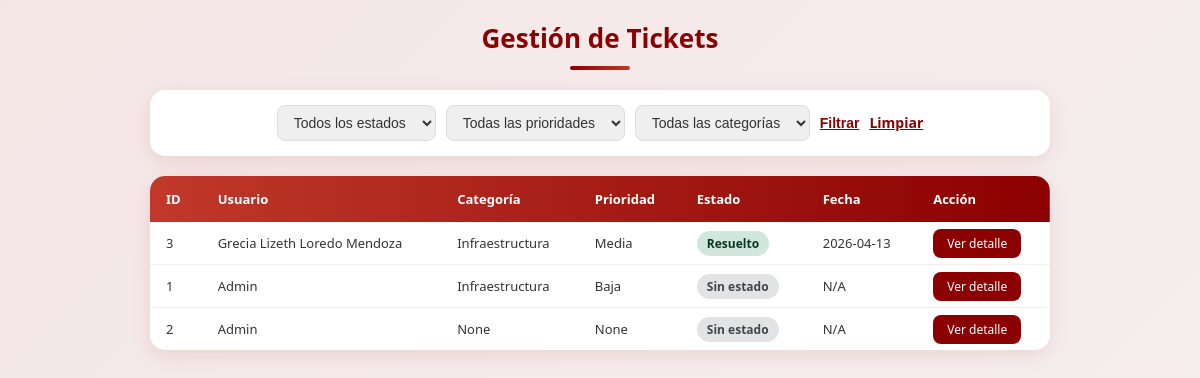
Page /gestion_tickets (signed in) on the committed database.
### tables this page shows
CREATE TABLE ticket (
        id_ticket INTEGER PRIMARY KEY AUTOINCREMENT,
        titulo TEXT NOT NULL,
        descripcion TEXT,
        fecha_creacion TEXT,
        id_usuario INTEGER,
        id_categoria INTEGER,
        id_prioridad INTEGER,
        id_estado INTEGER,
        id_departamento INTEGER,
        ruta_imagen TEXT, comentario_admin TEXT,
        FOREIGN KEY (id_usuario) REFERENCES usuario(id_usuario),
        FOREIGN KEY (id_categoria) REFERENCES categoria(id_categoria),
        FOREIGN KEY (id_prioridad) REFERENCES prioridad(id_prioridad),
        FOREIGN KEY (id_estado) REFERENCES estado(id_estado),
        FOREIGN KEY (id_departamento) REFERENCES departamento(id_departamento)
    );

CREATE TABLE usuario (
        id_usuario INTEGER PRIMARY KEY AUTOINCREMENT,
        nombre TEXT NOT NULL,
        correo TEXT UNIQUE NOT NULL,
        contraseña TEXT NOT NULL,
        id_rol INTEGER,
        FOREIGN KEY (id_rol) REFERENCES rol(id_rol)
    );

CREATE TABLE categoria (
        id_categoria INTEGER PRIMARY KEY AUTOINCREMENT,
        nombre_categoria TEXT NOT NULL
    );

CREATE TABLE prioridad (
        id_prioridad INTEGER PRIMARY KEY AUTOINCREMENT,
        nombre_prioridad TEXT NOT NULL
    );

CREATE TABLE estado (
        id_estado INTEGER PRIMARY KEY AUTOINCREMENT,
        nombre_estado TEXT NOT NULL
    );

### app.py (the view)
@app.route('/gestion_tickets')
def gestion_tickets():
    if 'user_id' not in session:
        return redirect(url_for('login_page'))
    db_instance = Database(db_path)
    tickets = db_instance.obtener_todos_tickets()
    filtro_estado    = request.args.get('estado', '')
    filtro_prioridad = request.args.get('prioridad', '')
    filtro_categoria = request.args.get('categoria', '')
    if filtro_estado:
        tickets = [t for t in tickets if t[4] == filtro_estado]
    if filtro_prioridad:
        tickets = [t for t in tickets if t[3] == filtro_prioridad]
    if filtro_categoria:
        tickets = [t for t in tickets if t[2] == filtro_categoria]
    categorias  = db_instance.obtener_categorias()
    prioridades = db_instance.obtener_prioridades()
    return render_template('gestion_tickets.html',
                           tickets=tickets,
                           categorias=categorias,
                           prioridades=prioridades,
                           filtro_estado=filtro_estado,
                           filtro_prioridad=filtro_prioridad,
                           filtro_categoria=filtro_categoria)

### api_01.py (called while the page is built)
    def connect(self):
        try:
            self.conn = sqlite3.connect(self.db_file)
            print("Conexión a la base de datos establecida.")
        except Error as e:
            print(f"Error al conectar a la base de datos: {e}")

    def disconnect(self):
        if self.conn:
            self.conn.close()
            print("Conexión a la base de datos cerrada.")

    def obtener_todos_tickets(self):
        self.connect()
        cursor = self.conn.cursor()
        cursor.execute("""
            SELECT t.id_ticket, u.nombre, c.nombre_categoria,
                   p.nombre_prioridad, e.nombre_estado, t.fecha_creacion
            FROM ticket t
            LEFT JOIN usuario u ON t.id_usuario = u.id_usuario
            LEFT JOIN categoria c ON t.id_categoria = c.id_categoria
            LEFT JOIN prioridad p ON t.id_prioridad = p.id_prioridad
            LEFT JOIN estado e ON t.id_estado = e.id_estado
            ORDER BY t.fecha_creacion DESC
        """)
        tickets = cursor.fetchall()
        self.disconnect()
        return tickets

    def obtener_categorias(self):
        self.connect()
        cursor = self.conn.cursor()
        cursor.execute("SELECT id_categoria, nombre_categoria FROM categoria")
        categorias = cursor.fetchall()
        self.disconnect()
        return categorias

    def obtener_prioridades(self):
        self.connect()
        cursor = self.conn.cursor()
        cursor.execute("SELECT id_prioridad, nombre_prioridad FROM prioridad")
        prioridades = cursor.fetchall()
        self.disconnect()
        return prioridades

### templates/gestion_tickets.html (shortened to what this page needs)
{% extends "index.html" %}
{% block content %}
<link rel="stylesheet" href="{{ url_for('static', filename='gestion_tickets.css') }}">
<div class="gestion-container">
    <div class="gestion-header">
        <h1>Gestión de Tickets</h1>
        <div class="divider"></div>
    </div>
    <form method="GET" action="{{ url_for('gestion_tickets') }}" class="filtros">
        <select name="estado">
            <option value="">Todos los estados</option>
        </select>
        <select name="prioridad">
            <option value="">Todas las prioridades</option>
        </select>
        <select name="categoria">
            <option value="">Todas las categorías</option>
        </select>
        <button type="submit" class="btn-filtrar">Filtrar</button>
        <a href="{{ url_for('gestion_tickets') }}" class="btn-limpiar">Limpiar</a>
    </form>
    <div class="tabla-container">
        <table>
            <thead>
                <tr>
                    <th>ID</th>
                    <th>Usuario</th>
                    <th>Categoría</th>
                    <th>Prioridad</th>
                    <th>Estado</th>
                    <th>Fecha</th>
                    <th>Acción</th>
                </tr>
            </thead>
            <tbody>
                {% if tickets %}
                    {% for ticket in tickets %}
                    <tr class="fila-{{ ticket[4] | lower | replace(' ', '-') if ticket[4] else 'sin-estado' }}">
                        <td>{{ ticket[0] }}</td>
                        <td>{{ ticket[1] }}</td>
                        <td>{{ ticket[2] }}</td>
                        <td>{{ ticket[3] }}</td>
                        <td>
                            <span class="badge badge-{{ ticket[4] | lower | replace(' ', '-') if ticket[4] else 'sin-estado' }}">
                                {{ ticket[4] or 'Sin estado' }}
                            </span>
                        </td>
                        <td>{{ ticket[5][:10] if ticket[5] else 'N/A' }}</td>
                        <td>
                            <a href="{{ url_for('detalle_ticket', id_ticket=ticket[0]) }}" class="btn-detalle">Ver detalle</a>
                        </td>
                    </tr>
                    {% endfor %}
                {% else %}
                    <tr>
                        <td colspan="7" style="text-align:center; color:#888;">No hay tickets registrados.</td>
                    </tr>
                {% endif %}
            </tbody>
        </table>
    </div>
</div>
{% endblock %}

### templates/index.html (shortened to what this page needs)
<!DOCTYPE html>
<html lang="es">
<head>
    <link rel="stylesheet" href="{{ url_for('static', filename='styles.css') }}">
</head>
<body>
    {% block content %}
    {% endblock %}
</body>
</html>

### static/styles.css (style rules this page uses)
body { margin: 0; font-family: Arial, sans-serif; background: #e5e5e5; }
form { display: flex; flex-direction: column; }
button { margin-top: 30px; padding: 14px; border-radius: 30px; border: none; background: linear-gradient(90deg, #2eacf9, #2a5298); color: white; font-size: 16px; font-weight: 500; cursor: pointer; transition: 0.25s; }
a { color: #2eacf9; font-weight: 500; text-decoration: none; }

### static/gestion_tickets.css (style rules this page uses)
body { margin: 0; font-family: 'Segoe UI', sans-serif; background: linear-gradient(135deg, #f5e6e6, #f5f0f0); min-height: 100vh; padding: 20px; box-sizing: border-box; }
.gestion-container { max-width: 900px; margin: 0 auto; }
.gestion-header { text-align: center; margin-bottom: 20px; }
.gestion-header h1 { color: #8b0000; font-size: 26px; margin: 0 0 4px 0; }
.divider { width: 60px; height: 4px; background: linear-gradient(90deg, #8b0000, #c0392b); border-radius: 10px; margin: 10px auto 20px; }
.filtros { display: flex; flex-direction: row; gap: 10px; flex-wrap: wrap; background: white; padding: 15px 20px; border-radius: 15px; box-shadow: 0 5px 20px rgba(139,0,0,0.1); margin-bottom: 20px; align-items: center; justify-content: center; }
.filtros select { padding: 8px 12px; border-radius: 8px; border: 1px solid #ddd; font-size: 14px; color: #333; min-width: 150px; }
.filtros button, .filtros a { margin: 0; padding: 0; align-self: center; }
.btn-filtrar { background: none; border: none; color: #8b0000; font-size: 14px; font-weight: 600; cursor: pointer; padding: 0; line-height: 1; text-decoration: underline; vertical-align: middle; margin-top: 0; }
.btn-limpiar { color: #8b0000; text-decoration: underline; font-size: 14px; font-weight: 600; padding: 0; line-height: 1; vertical-align: middle; }
.tabla-container { background: white; border-radius: 15px; box-shadow: 0 5px 20px rgba(139,0,0,0.1); overflow: hidden; }
table { width: 100%; border-collapse: collapse; }
thead { background: linear-gradient(90deg, #c0392b, #8b0000); color: white; }
th { padding: 14px 16px; text-align: left; font-size: 13px; font-weight: 600; }
td { padding: 12px 16px; font-size: 13px; border-bottom: 1px solid #f0f0f0; color: #333; }
tr:last-child td { border-bottom: none; }
.badge { padding: 4px 10px; border-radius: 20px; font-size: 12px; font-weight: 600; }
.badge-resuelto { background: #d1e7dd; color: #0a3622; }
.badge-sin-estado { background: #e2e3e5; color: #41464b; }
.btn-detalle { background: #8b0000; color: white; padding: 6px 14px; border-radius: 8px; text-decoration: none; font-size: 12px; transition: 0.2s; }

### rows in the picture
ticket: id_ticket "3", nombre "Grecia Lizeth Loredo Mendoza", nombre_categoria "Infraestructura", nombre_prioridad "Media", nombre_estado "Resuelto", fecha_creacion "2026-04-13"
ticket: id_ticket "1", nombre "Admin", nombre_categoria "Infraestructura", nombre_prioridad "Baja", ticket "Sin estado", ticket "N/A"
ticket: id_ticket "2", nombre "Admin", ticket "None", ticket "Sin estado", ticket "N/A"
